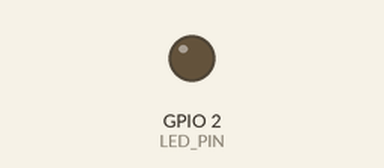
Simulated run of this sketch. Board: ESP32. Parts: output pins drawn as LEDs (lit = HIGH). What the sketch prints to the serial monitor is not drawn.

Above: at 0.05 s.
At 0.2 s:
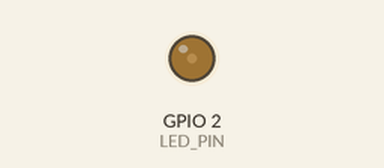
At 0.4 s:
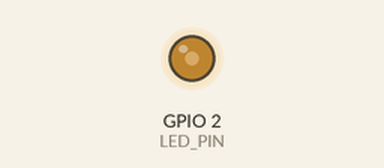
At 0.8 s:
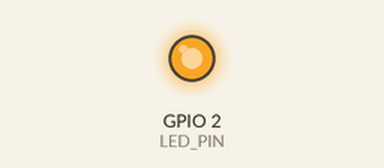
Timing chart, 0 to 3.0 s (numbered marks = the images above):
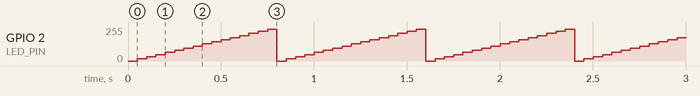

Measured:
- by itself, GPIO 2 (LED_PIN): repeats every 0.80 s: 32/255 0.05 s, 48/255 0.05 s, 64/255 0.05 s, 80/255 0.05 s, 96/255 0.05 s, 112/255 0.05 s, 128/255 0.05 s, 143/255 0.05 s, 159/255 0.05 s, 175/255 0.05 s, 191/255 0.05 s, 207/255 0.05 s, 223/255 0.05 s, 239/255 0.05 s, 0/255 0.05 s, 16/255 0.05 s

The sketch:

teste_pwm.ino
```cpp
const uint8_t LED_PIN = 2;      // ajuste aqui
const uint8_t RES     = 10;
const uint32_t FREQ   = 1000;   // comece com 1 kHz

void setup() {
  Serial.begin(115200);
  bool ok = ledcAttach(LED_PIN, FREQ, RES);
  Serial.println(ok ? "LEDC OK" : "Falhou!");
}

void loop() {
  static uint32_t duty = 0;
  if (!ledcWrite(LED_PIN, duty)) Serial.println("Erro em ledcWrite");
  duty = (duty + 64) % (1u << RES);   // rampa lenta
  delay(50);
}
```
